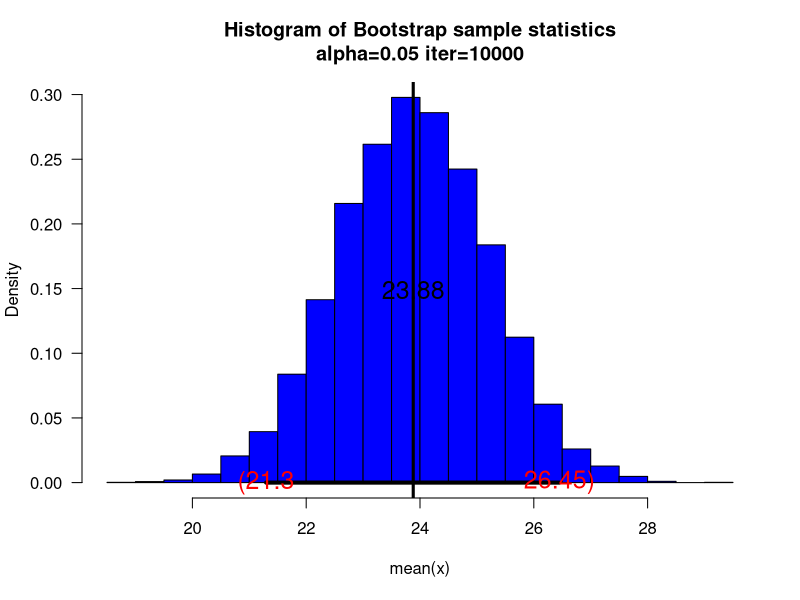
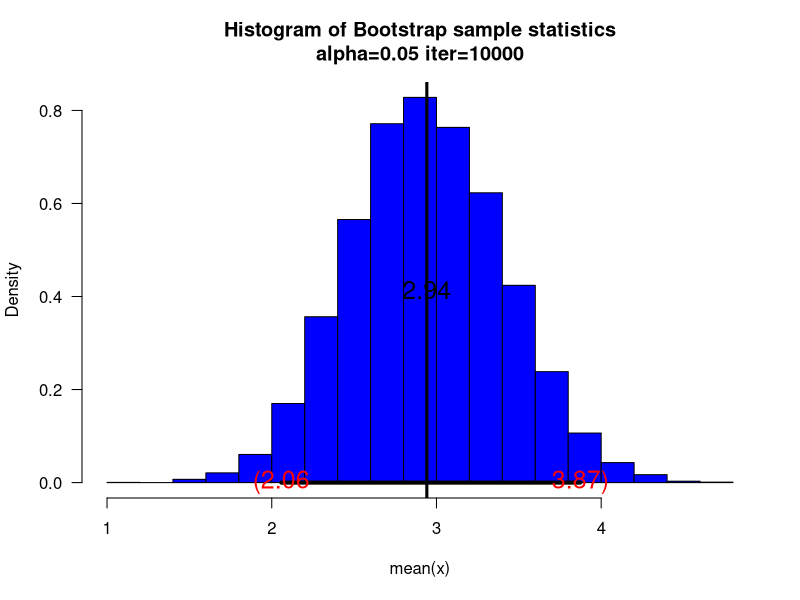
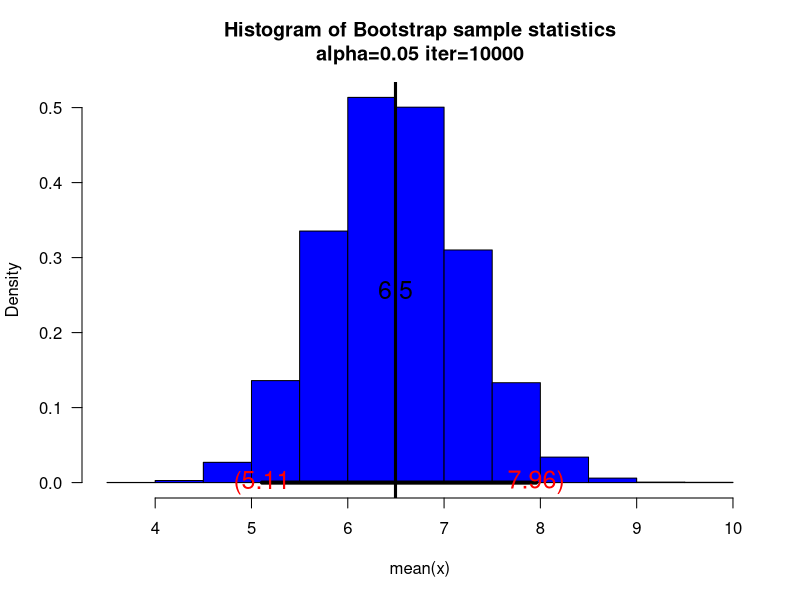
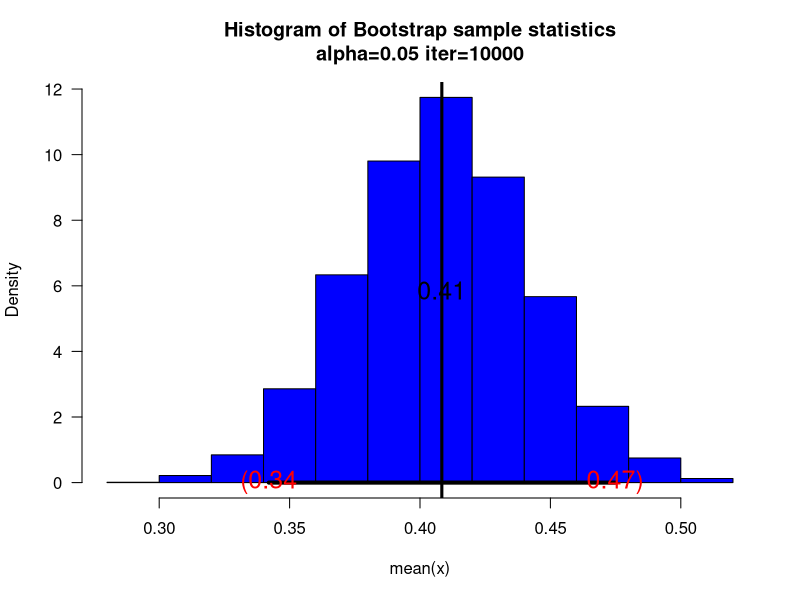
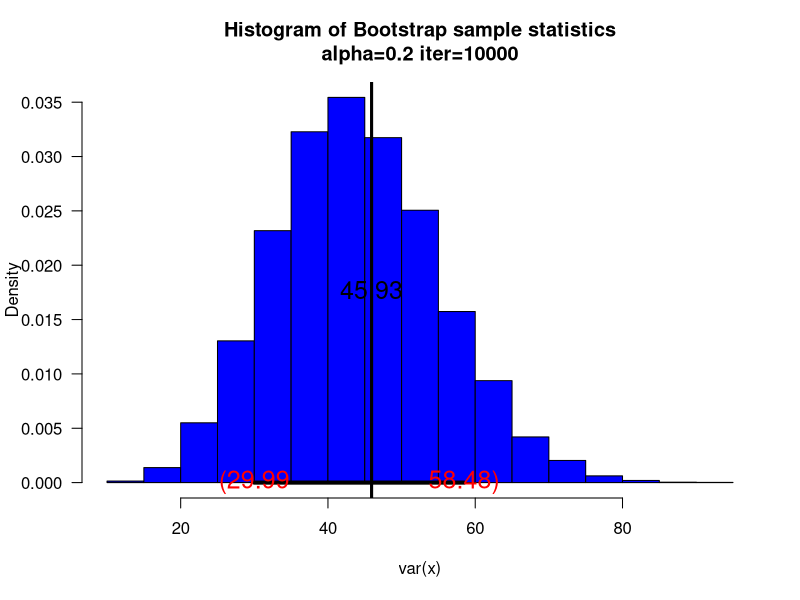
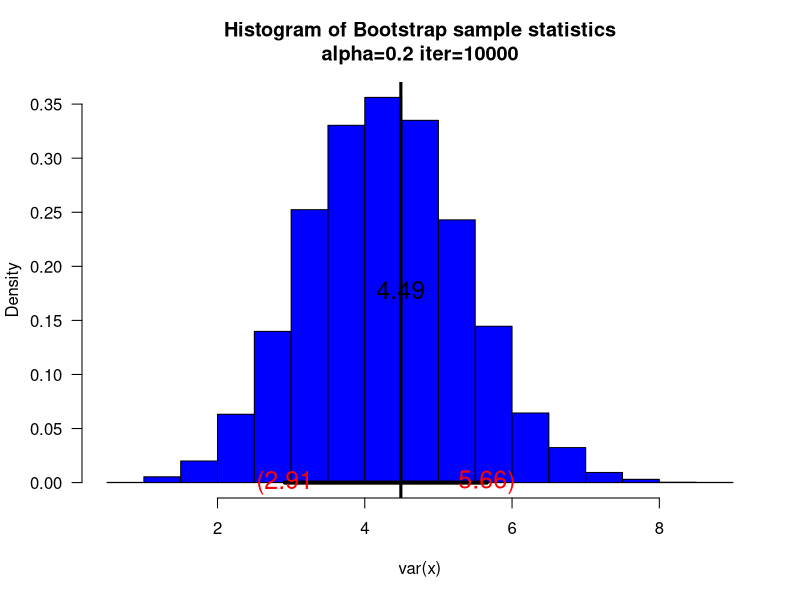
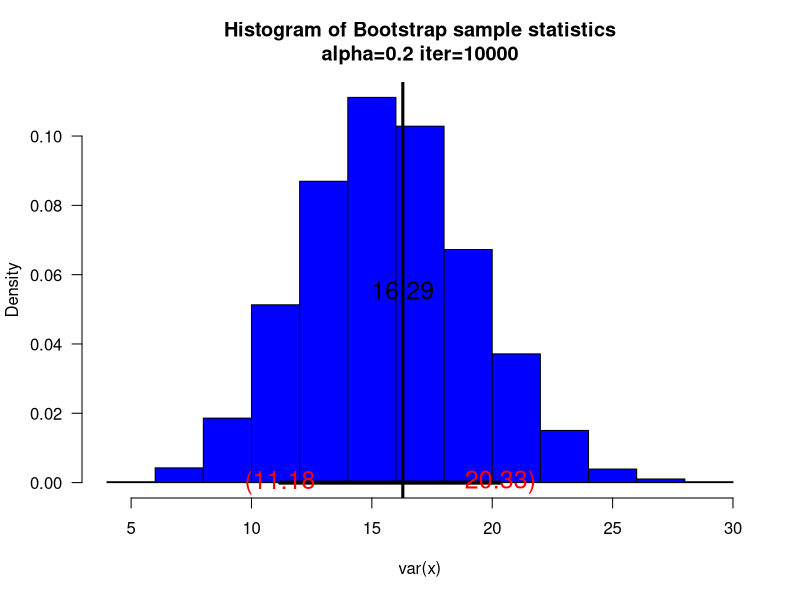
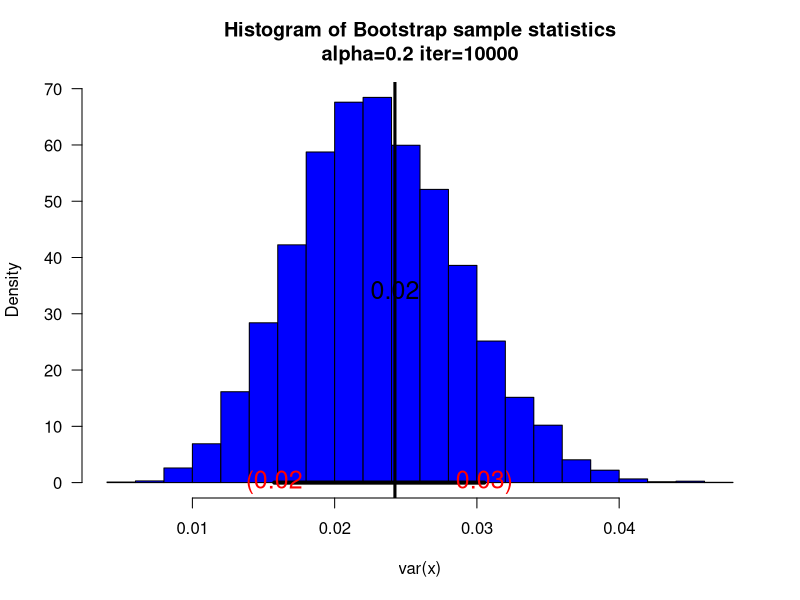

R code for these plots, in order:
## ---- chunk 1
knitr::opts_chunk$set(echo = TRUE)
## ---- chunk 2
getwd()
## ---- chunk 3
set.seed(35)
sam=round(rnorm(20,mean=10,sd=4),2)
unique(sample(sam,20,replace=TRUE))
unique(sample(sam,20,replace=TRUE))
unique(sample(sam,20,replace=TRUE))
unique(sample(sam,20,replace=TRUE))
unique(sample(sam,20,replace=TRUE))
## ---- chunk 4
unique(sample(sam,20,replace=FALSE))
unique(sample(sam,20,replace=FALSE))
unique(sample(sam,20,replace=FALSE))
unique(sample(sam,20,replace=FALSE))
unique(sample(sam,20,replace=FALSE))
## ---- chunk 5
myboot2<-function(iter=10000,x,fun="mean",alpha=0.05,cx=1.5,...){  #Notice where the ... is repeated in the code
n=length(x)   #sample size

y=sample(x,n*iter,replace=TRUE)
rs.mat=matrix(y,nr=n,nc=iter,byrow=TRUE)
xstat=apply(rs.mat,2,fun) # xstat is a vector and will have iter values in it 
ci=quantile(xstat,c(alpha/2,1-alpha/2))# Nice way to form a confidence interval
# A histogram follows
# The object para will contain the parameters used to make the histogram
para=hist(xstat,freq=FALSE,las=1,
main=paste("Histogram of Bootstrap sample statistics","\n","alpha=",alpha," iter=",iter,sep=""),
...)

#mat will be a matrix that contains the data, this is done so that I can use apply()
mat=matrix(x,nr=length(x),nc=1,byrow=TRUE)

#pte is the point estimate
#This uses whatever fun is
pte=apply(mat,2,fun)
abline(v=pte,lwd=3,col="Black")# Vertical line
segments(ci[1],0,ci[2],0,lwd=4)      #Make the segment for the ci
text(ci[1],0,paste("(",round(ci[1],2),sep=""),col="Red",cex=cx)
text(ci[2],0,paste(round(ci[2],2),")",sep=""),col="Red",cex=cx)

# plot the point estimate 1/2 way up the density
text(pte,max(para$density)/2,round(pte,2),cex=cx)

return(list(ci=ci,fun=fun,x=x))# Some output to use if necessary
}
## ---- chunk 6
set.seed(39); sam=rnorm(25,mean=25,sd=10)
myboot2(10000,x=sam,fun=function(x) mean(x),alpha=0.05,xlab="mean(x)",col="Blue",cx=1.5)

set.seed(30); sam=rchisq(20,df=3)
myboot2(10000,x=sam,fun=function(x) mean(x),alpha=0.05,xlab="mean(x)",col="Blue",cx=1.5)

set.seed(40); sam=rgamma(30,shape=2,scale=3)
myboot2(10000,x=sam,fun=function(x) mean(x),alpha=0.05,xlab="mean(x)",col="Blue",cx=1.5)

set.seed(10); sam=rbeta(20,shape1=3,shape2=4)
myboot2(10000,x=sam,fun=function(x) mean(x),alpha=0.05,xlab="mean(x)",col="Blue",cx=1.5)
## ---- chunk 7
abs(25-23.88)*100/25
abs(3-2.94)*100/3
abs(6-6.5)*100/6
abs(0.4286-0.41)*100/0.4286
## ---- chunk 8
set.seed(39); sam=rnorm(25,mean=25,sd=10)
myboot2(10000,x=sam,fun=function(x) var(x),alpha=0.20,xlab="var(x)",col="Blue",cx=1.5)

set.seed(30); sam=rchisq(20,df=3)
myboot2(10000,x=sam,fun=function(x) var(x),alpha=0.20,xlab="var(x)",col="Blue",cx=1.5)

set.seed(40); sam=rgamma(30,shape=2,scale=3)
myboot2(10000,x=sam,fun=function(x) var(x),alpha=0.20,xlab="var(x)",col="Blue",cx=1.5)

set.seed(10); sam=rbeta(20,shape1=3,shape2=4)
myboot2(10000,x=sam,fun=function(x) var(x),alpha=0.20,xlab="var(x)",col="Blue",cx=1.5)
## ---- chunk 9
myboot21<-function(iter=10000,x,fun="mean",alpha=0.05,...){  #Notice where the ... is repeated in the code
  n=length(x)   #sample size
  
  y=sample(x,n*iter,replace=TRUE)
  rs.mat=matrix(y,nr=n,nc=iter,byrow=TRUE)
  xstat=apply(rs.mat,2,fun) # xstat is a vector and will have iter values in it 
  ci=quantile(xstat,c(alpha/2,1-alpha/2))# Nice way to form a confidence interval
  # A histogram follows
  # The object para will contain the parameters used to make the histogram
  para=hist(xstat,freq=FALSE,las=1,
            main=paste("Histogram of Bootstrap sample statistics","\n","alpha=",alpha," iter=",iter,sep=""),
            ...)
  
  #mat will be a matrix that contains the data, this is done so that I can use apply()
  mat=matrix(x,nr=length(x),nc=1,byrow=TRUE)
  
  #pte is the point estimate
  #This uses whatever fun is
  pte=apply(mat,2,fun)
  abline(v=pte,lwd=3,col="Black")# Vertical line
  segments(ci[1],0,ci[2],0,lwd=4)      #Make the segment for the ci
  text(ci[1],0,paste("(",round(ci[1],2),sep=""),col="Red",cex=1)
  text(ci[2],0,paste(round(ci[2],2),")",sep=""),col="Red",cex=1)
  
  # plot the point estimate 1/2 way up the density
  text(pte,max(para$density)/2,round(pte,2),cex=1)
  
  m=mean(x)
  return(list(ci=ci,fun=fun,m=m,xstat=xstat))# Some output to use if necessary
}
## ---- chunk 10
#barplot of xstat
sam=c(1,1,1,2,2,2,2,3,3,3,4,4) 
data=myboot21(100,x=sam,fun="median" ,alpha=0.05,xlab="median(x)",col="Blue")
barplot(data$xstat, main="Barplot of xstat",col="Blue")
## ---- chunk 11
set.seed(39); sam=rnorm(25,mean=25,sd=10)
myboot2(10000,x=sam,fun=function(x) mean(x)/median(x),alpha=0.05,xlab="mean(x)/median(x)",col="Green",cx=1.5)

set.seed(30); sam=rchisq(20,df=3)
myboot2(10000,x=sam,fun=function(x) mean(x)/median(x),alpha=0.05,xlab="mean(x)/median(x)",col="Green",cx=1.5)

set.seed(40); sam=rgamma(30,shape=2,scale=3)
myboot2(10000,x=sam,fun=function(x) mean(x)/median(x),alpha=0.05,xlab="mean(x)/median(x)",col="Green",cx=1.5)

set.seed(10); sam=rbeta(20,shape1=3,shape2=4)
myboot2(10000,x=sam,fun=function(x) mean(x)/median(x),alpha=0.05,xlab="mean(x)/median(x)",col="Green",cx=1.5) 
## ---- chunk 12
set.seed(39); sam=rnorm(25,mean=25,sd=10)
myboot2(10000,x=sam,fun=function(x) mean(x)/median(x),alpha=0.3,xlab="mean(x)/median(x)",col="Green",cx=1.5)

set.seed(30); sam=rchisq(20,df=3)
myboot2(10000,x=sam,fun=function(x) mean(x)/median(x),alpha=0.3,xlab="mean(x)/median(x)",col="Green",cx=1.5)

set.seed(40); sam=rgamma(30,shape=2,scale=3)
myboot2(10000,x=sam,fun=function(x) mean(x)/median(x),alpha=0.3,xlab="mean(x)/median(x)",col="Green",cx=1.5)

set.seed(10); sam=rbeta(20,shape1=3,shape2=4)
myboot2(10000,x=sam,fun=function(x) mean(x)/median(x),alpha=0.3,xlab="mean(x)/median(x)",col="Green",cx=1.5) 
## ---- chunk 13
?distributions
## ---- chunk 14
sam = rcauchy(20, 2, 2)
myboot2(10000,x=sam,fun=function(x) mean(x),alpha=0.20,xlab="mean(x)",col="Red",cx=1.5)
myboot2(10000,x=sam,fun=function(x) median(x),alpha=0.20,xlab="median(x)",col="Red",cx=1.5)
## ---- chunk 15
sam = rhyper(30, 4, 6, 4)
myboot2(10000,x=sam,fun=function(x) mean(x),alpha=0.20,xlab="mean(x)",col="Green",cx=1.5)
myboot2(10000,x=sam,fun=function(x) median(x),alpha=0.20,xlab="median(x)",col="Green",cx=1.5)
## ---- chunk 16
sam = rpois(25, 4)
myboot2(10000,x=sam,fun=function(x) mean(x),alpha=0.20,xlab="mean(x)",col="Blue",cx=1.5)
myboot2(10000,x=sam,fun=function(x) median(x),alpha=0.20,xlab="median(x)",col="Blue",cx=1.5)
## ---- chunk 17
sam = rweibull(30, 3, 2)
myboot2(10000,x=sam,fun=function(x) mean(x),alpha=0.20,xlab="mean(x)",col="Purple",cx=1.5)
myboot2(10000,x=sam,fun=function(x) median(x),alpha=0.20,xlab="median(x)",col="Purple",cx=1.5)
## ---- chunk 18
set.seed(68)
sam=rnorm(20,mean=10,sd=4) 
myboot2(10000,x=sam,fun=function(x) sd(x),alpha=0.05,xlab="sd(x)",col="Orange",cx=1.5)
myboot2(10000,x=sam,fun=function(x) quantile(x),alpha=0.05,xlab="quantile(x)",col="Orange",cx=1.5)
## ---- chunk 19
alpha2 = qnorm(1-(.05/2),mean=0,sd=1)
left = mean(sam) - alpha2*(4/sqrt(20))
right = mean(sam) + alpha2*(4/sqrt(20))
left
right
## ---- chunk 20
set.seed(68)
sam=rnorm(20,mean=10,sd=4)
data=myboot2(10000,x=sam,fun=function(x) mean(x),alpha=0.05,xlab="mean(x)",col="Orange",cx=1.5)
data$ci
